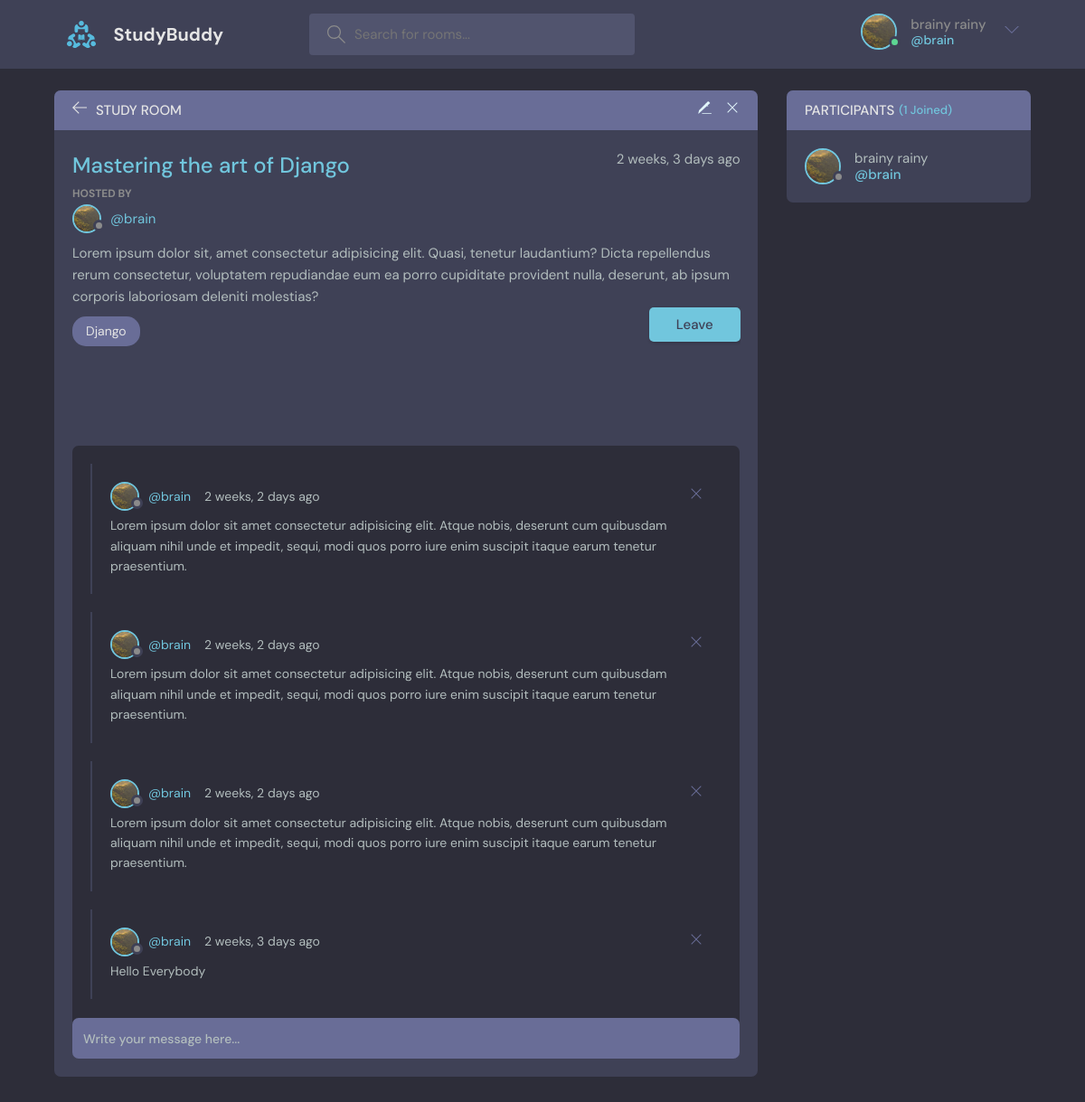
/room/mastering-the-art-of-django/chat (signed in), run on the app's committed database.
### accounts/models.py (models this page shows, shortened)
class User(AbstractUser):
    name = models.CharField(max_length=200, null=True)
    slug = models.SlugField(unique=True, blank=True, null=True)
    email = models.EmailField(unique=True, null=True)
    bio = models.TextField(null=True, blank=True)
    avatar = models.ImageField(default='avatar.svg', null=True, upload_to=profile_pic)
    USERNAME_FIELD = 'email'
    REQUIRED_FIELDS = []

### base/models.py (models this page shows, shortened)
class Room(models.Model):
    id = models.AutoField(primary_key=True)
    host = models.ForeignKey(User, on_delete=models.SET_NULL, null=True, blank=True)
    slug = models.SlugField(unique=True, blank=True, null=True)
    name = models.CharField(max_length=200)
    topic = models.ForeignKey(Topic, on_delete=models.SET_NULL, null=True)
    participants = models.ManyToManyField(User, related_name='participants', blank=True)
    created_at = models.DateTimeField(auto_now_add=True)
    updated_at = models.DateTimeField(auto_now=True)
    description = models.TextField(null=True, blank=True)
    class Meta:
        ordering = ['-created_at', '-updated_at']

class Topic(models.Model):
    name = models.CharField(max_length=200)
    def __str__(self):
        return self.name

class Message(models.Model):
    user = models.ForeignKey(User, on_delete=models.SET_NULL, null=True, blank=True)
    room = models.ForeignKey(Room, on_delete=models.SET_NULL, null=True)
    body = models.TextField()
    created_at = models.DateTimeField(auto_now_add=True)
    updated_at = models.DateTimeField(auto_now=True)
    class Meta:
        ordering = ['-created_at', '-updated_at']

### base/decorators.py (the view)
    def wrapper_func(request, *args, **kwargs):
        room = Room.objects.get(slug=kwargs['slug'])
        user = User.objects.all()
        if not request.user in room.participants.all():
            return redirect("base:room", room.slug)
        else:
            return view_func(request, *args, **kwargs)

### base/views.py (called while the page is built, shortened)
@allowchat
def room_chat(request, slug):
    room = Room.objects.get(slug=slug)
    room_messages = room.message_set.all()
    participants = room.participants.all()
    context = {
        'room':room,
        'room_messages': room_messages,
        'participants':participants,
    }
    return render(request, 'base/room.html', context)

### base/templates/base/room.html (shortened to what this page needs)
{% extends 'base.html' %}
{% load static %}
{% block content %}
<main class="profile-page layout layout--2">
    <div class="container">
      <div class="room">
        <div class="room__top">
          <div class="room__topLeft">
            <a href="{% url 'base:home' %}">
              <svg version="1.1" xmlns="http://www.w3.org/2000/svg" width="32" height="32" viewBox="0 0 32 32">
                <title>arrow-left</title>
                <path d="M13.723 2.286l-13.723 13.714 13.719 13.714 1.616-1.611-10.96-10.96h27.625v-2.286h-27.625l10.965-10.965-1.616-1.607z"
                ></path>
              </svg>
            </a>
            <h3>Study Room</h3>
          </div>
          {% if request.user == room.host %}
          <div class="room__topRight">
            <a href="{% url 'base:update-room' room.slug %}">
            </a>
            <a href="{% url 'base:delete-room' room.slug %}">
              <svg version="1.1" xmlns="http://www.w3.org/2000/svg" width="32" height="32" viewBox="0 0 32 32">
                <title>remove</title>
                <path
                  d="M27.314 6.019l-1.333-1.333-9.98 9.981-9.981-9.981-1.333 1.333 9.981 9.981-9.981 9.98 1.333 1.333 9.981-9.98 9.98 9.98 1.333-1.333-9.98-9.98 9.98-9.981z"
                ></path>
              </svg>
            </a>
          </div>
          {% endif %}
        </div>
        <div class="room__box scroll">
          <div class="room__header scroll">
            <div class="room__info">
              <h3>{{room.name}}</h3>
              <span>{{room.created_at|timesince}} ago</span>
            </div>
            <div class="room__hosted">
              <p>Hosted By</p>
              <a href="{% url 'accounts:user-profile' room.host.slug%}" class="room__author">
                <div class="avatar avatar--small">
                  <img src="{{room.host.avatar.url}}" />
                </div>
                <span>@{{room.host.username}}</span>
              </a>
            </div>
            <div class="room__details">
              {{room.description}}
            </div>
            <span class="room__topics">{{room.topic}}</span>
            {% if request.user.is_authenticated and user in room.participants.all%}
              <a class="btn btn--main" href="{% url 'base:room-leave' room.slug%}" style="float:right; padding: 0.7rem 3rem;">Leave</a>
            {% endif %}
          </div>
          <div class="room__conversation">
            <div class="threads scroll">
            {% for message in room_messages %}
              <div class="thread">
                <div class="thread__top">
                  <div class="thread__author">
                    <a href="{% url 'accounts:user-profile' message.user.slug%}" class="thread__authorInfo">
                      <div class="avatar avatar--small">
                        <img src="{{message.user.avatar.url}}" />
                      </div>
                      <span>@{{message.user.username}}</span>
                    </a>
                    <span class="thread__date">{{message.created_at|timesince}} ago</span>
                  </div>
                  {% if request.user == message.user %}
                  <a href="{% url 'base:delete-message' message.pk%}">
                  <div class="thread__delete">
                    <svg version="1.1" xmlns="http://www.w3.org/2000/svg" width="32" height="32" viewBox="0 0 32 32">
                      <title>remove</title>
                      <path d="M27.314 6.019l-1.333-1.333-9.98 9.981-9.981-9.981-1.333 1.333 9.981 9.981-9.981 9.98 1.333 1.333 9.981-9.98 9.98 9.98 1.333-1.333-9.98-9.98 9.98-9.981z"
                      ></path>
                    </svg>
                  </div>
                </a>
                  {% endif %}
                </div>
                <div class="thread__details">
                 {{message.body}}
                </div>
              </div>
                {% endfor %}
            </div>
          </div>
        </div>
        <div class="room__message">
          <form action="" method="POST">{% csrf_token %}<input name="body" placeholder="Write your message here..." /></form>
        </div>
      </div>
      <div class="participants">
        <h3 class="participants__top">Participants <span>({{participants.count}} Joined)</span></h3>
        <div class="participants__list scroll">
          {% for user in participants %}
          <a href="{% url 'accounts:user-profile' user.slug %}" class="participant">
            <div class="avatar avatar--medium">
              <img src="{{user.avatar.url}}" />
            </div>
            <p>
              {{user.name}}
              <span>@{{user.username}}</span>
            </p>
          </a>
          {% endfor %}
        </div>
      </div>
    </div>
  </main>
{% endblock content %}

### templates/partials/navbar.html (shortened to what this page needs)
{% load static %}
<header class="header header--loggedIn">
    <div class="container">
      <a href="{% url 'base:home' %}" class="header__logo">
        <img src="{% static 'assets/logo.svg' %}" />
        <h1>StudyBuddy</h1>
      </a>
      <form class="header__search" method="GET" action="">
        <label>
          <input name='q' placeholder="Search for rooms..." />
        </label>
      </form>
      <nav class="header__menu">
        {% if not request.user.is_authenticated %}
         <a href="{% url 'accounts:login' %}">
          <img src="{% static 'assets/avatar.svg' %}" />
          <p>Login</p>
        </a>
        {% else %}
        <div class="header__user">
          <a href="{% url 'accounts:user-profile' user.slug %}">
            <div class="avatar avatar--medium active">
              <img src="{{request.user.avatar.url}}" />
            </div>
            <p>{% if request.user.name %}{{request.user.name}}{% else %}{{request.user.username}}{% endif %} <span>@{{request.user.username}}</span></p>
          </a>
          <button class="dropdown-button">
            <svg version="1.1" xmlns="http://www.w3.org/2000/svg" width="32" height="32" viewBox="0 0 32 32">
              <title>chevron-down</title>
              <path d="M16 21l-13-13h-3l16 16 16-16h-3l-13 13z"></path>
            </svg>
          </button>
        </div>
        {% endif %}
      </nav>
    </div>
  </header>

### data on the page
User: user.avatar (picture), user.name "brainy rainy", user.username "brain", avatar (picture), name "brainy rainy", username "brain"
Room: name "Mastering the art of Django", created_at "2 weeks, 3 days", host.avatar (picture), host.username "brain", description "Lorem ipsum dolor sit, amet consectetur adipisicing elit. Quasi, tenetur laudantium? Dicta repellendus rerum consectetur, voluptatem repudiandae eum ea porro cupiditate provident nulla, deserunt, ab ipsum corporis laboriosam deleniti molestias?", topic "Django"
Message: user.avatar (picture), user.username "brain", created_at "2 weeks, 2 days", body "Lorem ipsum dolor sit amet consectetur adipisicing elit. Atque nobis, deserunt cum quibusdam aliquam nihil unde et impedit, sequi, modi quos porro iure enim suscipit itaque earum tenetur praesentium."
Message: user.avatar (picture), user.username "brain", created_at "2 weeks, 2 days", body "Lorem ipsum dolor sit amet consectetur adipisicing elit. Atque nobis, deserunt cum quibusdam aliquam nihil unde et impedit, sequi, modi quos porro iure enim suscipit itaque earum tenetur praesentium."
Message: user.avatar (picture), user.username "brain", created_at "2 weeks, 2 days", body "Lorem ipsum dolor sit amet consectetur adipisicing elit. Atque nobis, deserunt cum quibusdam aliquam nihil unde et impedit, sequi, modi quos porro iure enim suscipit itaque earum tenetur praesentium."
Message: user.avatar (picture), user.username "brain", created_at "2 weeks, 3 days", body "Hello Everybody"

### other printed values
{{ participants.count }} "1"
